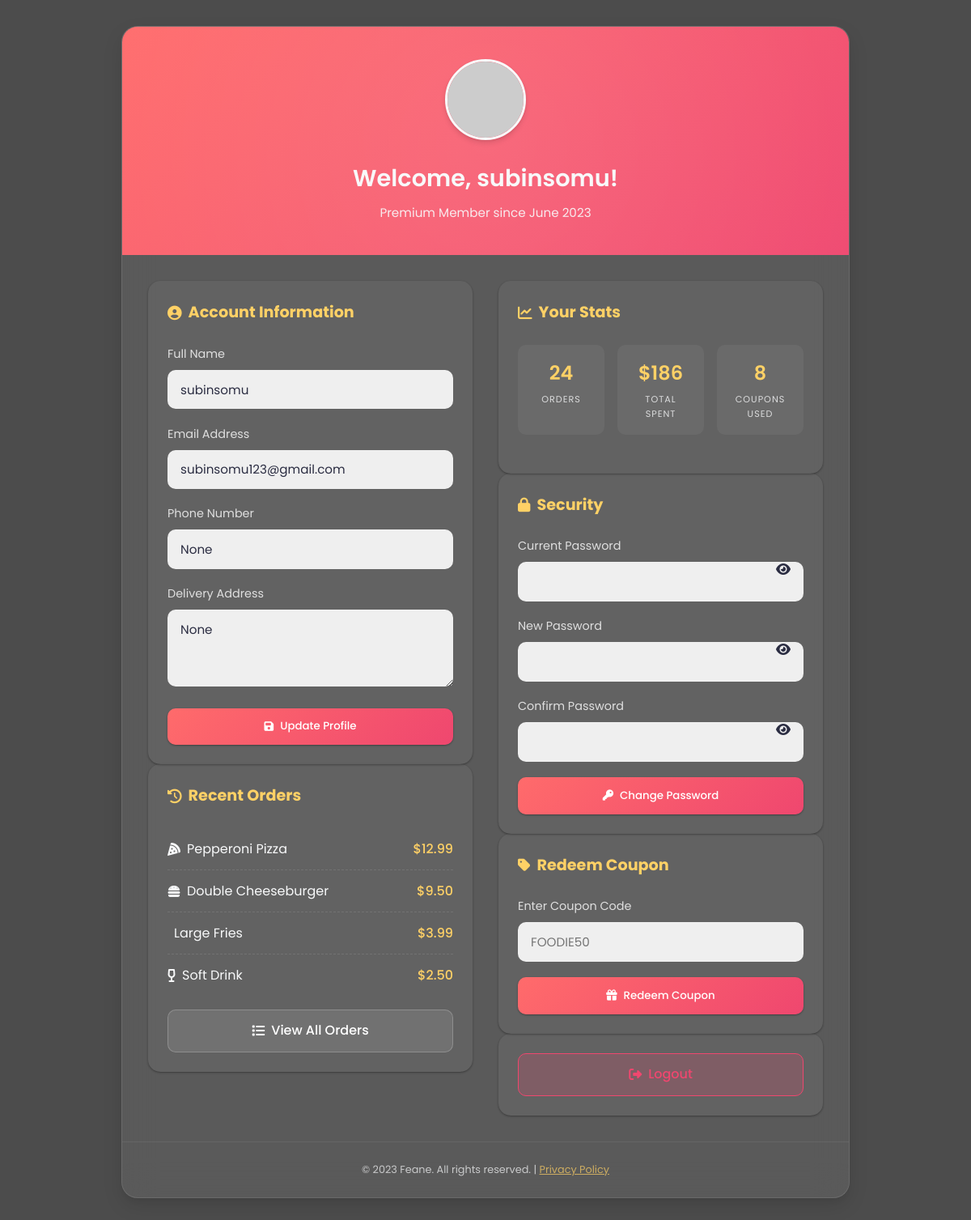
/profile/ (signed in), run on the app's committed database.
### myapp/models.py (models this page shows)
class MyUser(AbstractUser):
    phone = models.CharField(max_length=15, null=True, blank=True)
    address=models.TextField(blank=True,null=True)
    def __str__(self):
        return self.username

### myapp/views.py (the view)
# urls.py: path('profile/', views.ProfileView.as_view(), name='profile'),
class ProfileView(TemplateView):
    template_name = 'profile.html'

### myapp/templates/profile.html (shortened to what this page needs)
<!DOCTYPE html>
<html lang="en">
<head>
  <link rel="stylesheet" href="https://cdnjs.cloudflare.com/ajax/libs/font-awesome/6.4.0/css/all.min.css" />
</head>
<body>
  <div class="profile-container">
    <div class="profile-header">
      <img src="https://randomuser.me/api/portraits/men/32.jpg" alt="User Avatar" class="avatar" />
      <h2>Welcome, {{request.user}}!</h2>
      <p>Premium Member since June 2023</p>
    </div>
    <div class="profile-content">
      <div class="left-column">
        <div class="section">
          <h3><i class="fas fa-user-circle"></i> Account Information</h3>
          <form method="post" action="{% url 'myapp:update_user' %}">
            <div class="form-group">
              <label for="name">Full Name</label>
              <input type="text" id="name" name="name" placeholder="John Doe" value="{{request.user.username}}" required />
            </div>
            <div class="form-group">
              <label for="email">Email Address</label>
              <input type="email" id="email" name="email" placeholder="john@example.com" value="{{request.user.email}}" required />
            </div>
            <div class="form-group">
              <label for="phone">Phone Number</label>
              <input type="tel" id="phone" name="phone" placeholder="+1234567890" value="{{request.user.phone}}" required />
            </div>
            <div class="form-group">
              <label for="address">Delivery Address</label>
              <textarea id="address" name="address" rows="3" placeholder="123 Food Street, Restaurant City">{{request.user.address}}</textarea>
            </div>
            <button class="btn btn-primary" type="submit">
              <i class="fas fa-save"></i> Update Profile
            </button>
          </form>
        </div>
        <div class="section">
          <h3><i class="fas fa-history"></i> Recent Orders</h3>
          <ul class="order-list">
            <li class="order-item">
              <span><i class="fas fa-pizza-slice"></i> Pepperoni Pizza</span>
              <span class="price">$12.99</span>
            </li>
            <li class="order-item">
              <span><i class="fas fa-hamburger"></i> Double Cheeseburger</span>
              <span class="price">$9.50</span>
            </li>
            <li class="order-item">
              <span> Large Fries</span>
              <span class="price">$3.99</span>
            </li>
            <li class="order-item">
              <span><i class="fas fa-wine-glass-alt"></i> Soft Drink</span>
              <span class="price">$2.50</span>
            </li>
          </ul>
          <a href="#" class="btn btn-secondary" style="margin-top: 1rem;">
            <i class="fas fa-list"></i> View All Orders
          </a>
        </div>
      </div>
      <div class="right-column">
        <div class="section">
          <h3><i class="fas fa-chart-line"></i> Your Stats</h3>
          <div class="stats">
            <div class="stat-card">
              <div class="number">24</div>
              <div class="label">Orders</div>
            </div>
            <div class="stat-card">
              <div class="number">$186</div>
              <div class="label">Total Spent</div>
            </div>
            <div class="stat-card">
              <div class="number">8</div>
              <div class="label">Coupons Used</div>
            </div>
          </div>
        </div>
        <div class="section">
          <h3><i class="fas fa-lock"></i> Security</h3>
          <form method="POST" action="{% url 'myapp:update_password' %}">
            <div class="form-group password-toggle">
              <label for="old_password">Current Password</label>
              <input type="password" id="old_password" name="old_password" required />
              <i class="fas fa-eye" onclick="togglePassword('old_password', this)"></i>
            </div>
            <div class="form-group password-toggle">
              <label for="new_password">New Password</label>
              <input type="password" id="new_password" name="new_password" required />
              <i class="fas fa-eye" onclick="togglePassword('new_password', this)"></i>
            </div>
            <div class="form-group password-toggle">
              <label for="confirm_password">Confirm Password</label>
              <input type="password" id="confirm_password" name="confirm_password" required />
              <i class="fas fa-eye" onclick="togglePassword('confirm_password', this)"></i>
            </div>
            <button class="btn btn-primary" type="submit">
              <i class="fas fa-key"></i> Change Password
            </button>
          </form>
        </div>
        <div class="section">
          <h3><i class="fas fa-tag"></i> Redeem Coupon</h3>
          <form method="POST" action="/redeem-coupon">
            <div class="form-group">
              <label for="coupon">Enter Coupon Code</label>
              <input type="text" id="coupon" name="coupon" placeholder="FOODIE50" />
            </div>
            <button class="btn btn-primary" type="submit">
              <i class="fas fa-gift"></i> Redeem Coupon
            </button>
          </form>
        </div>
        <div class="section">
          <a href="{% url 'myapp:log_out' %}" class="btn btn-logout">
            <i class="fas fa-sign-out-alt"></i> Logout
          </a>
        </div>
      </div>
    </div>
    <div class="footer">
      <p>© 2023 Feane. All rights reserved. | <a href="#" style="color: var(--accent);">Privacy Policy</a></p>
    </div>
  </div>
</body>
</html>

### myapp/templates/profile.html (style rules this page uses)
:root { --primary: #FF6B6B; --secondary: #FFA3A3; --accent: #FFD166; --dark: #2B2D42; --light: #F8F9FA; --success: #06D6A0; --info: #118AB2; --warning: #FFD166; --danger: #EF476F; --shadow-sm: 0 1px 3px rgba(0,0,0,0.12), 0 1px 2px rgba(0,0,0,0.24); --shadow-md: 0 4px 6px rgba(0,0,0,0.1), 0 1px 3px rgba(0,0,0,0.08); --shadow-lg: 0 10px 25px rgba(0,0,0,0.1), 0 5px 10px rgba(0,0,0,0.05); --transition: all 0.3s cubic-bezier(0.25, 0.8, 0.25, 1); }
* { box-sizing: border-box; margin: 0; padding: 0; font-family: 'Poppins', sans-serif; }
body { min-height: 100vh; background: linear-gradient(rgba(0,0,0,0.7), rgba(0,0,0,0.7)), url('https://images.unsplash.com/photo-1546069901-ba9599a7e63c?auto=format&fit=crop&w=1600&q=80') no-repeat center center fixed; background-size: cover; display: flex; justify-content: center; align-items: center; padding: 2rem; color: var(--light); line-height: 1.6; }
.profile-container { width: 100%; max-width: 900px; background: rgba(255, 255, 255, 0.08); backdrop-filter: blur(20px); border-radius: 20px; overflow: hidden; box-shadow: var(--shadow-lg); border: 1px solid rgba(255, 255, 255, 0.1); animation: fadeIn 0.8s ease-out forwards; opacity: 0; }
.profile-header { background: linear-gradient(135deg, var(--primary), var(--danger)); padding: 2.5rem; text-align: center; position: relative; overflow: hidden; }
.profile-header::before { content: ''; position: absolute; top: -50%; left: -50%; width: 200%; height: 200%; background: radial-gradient(circle, rgba(255,255,255,0.1) 0%, transparent 70%); animation: rotate 15s linear infinite; }
.avatar { width: 100px; height: 100px; border-radius: 50%; border: 3px solid var(--light); object-fit: cover; margin-bottom: 1rem; box-shadow: var(--shadow-md); position: relative; z-index: 1; }
.profile-header h2 { font-size: 1.8rem; font-weight: 600; margin-bottom: 0.5rem; position: relative; z-index: 1; }
.profile-header p { opacity: 0.9; font-size: 0.95rem; position: relative; z-index: 1; }
.profile-content { display: grid; grid-template-columns: 1fr 1fr; gap: 2rem; padding: 2rem; }
.section { background: rgba(255, 255, 255, 0.05); border-radius: 15px; padding: 1.5rem; box-shadow: var(--shadow-sm); transition: var(--transition); }
.section h3 { font-size: 1.2rem; margin-bottom: 1.5rem; color: var(--accent); display: flex; align-items: center; gap: 0.5rem; }
.section h3 i { font-size: 1.1rem; }
.form-group { margin-bottom: 1.2rem; }
label { display: block; margin-bottom: 0.5rem; font-size: 0.9rem; color: rgba(255, 255, 255, 0.8); }
input, textarea { width: 100%; padding: 0.8rem 1rem; border-radius: 10px; border: none; background: rgba(255, 255, 255, 0.9); color: var(--dark); font-size: 0.95rem; transition: var(--transition); }
.btn { display: inline-flex; align-items: center; justify-content: center; gap: 0.5rem; padding: 0.8rem 1.5rem; border-radius: 10px; font-weight: 500; cursor: pointer; transition: var(--transition); border: none; text-decoration: none; width: 100%; }
.btn-primary { background: linear-gradient(135deg, var(--primary), var(--danger)); color: white; box-shadow: var(--shadow-sm); }
.btn-secondary { background: rgba(255, 255, 255, 0.1); color: white; border: 1px solid rgba(255, 255, 255, 0.2); }
.btn-logout { background: rgba(239, 71, 111, 0.2); color: var(--danger); border: 1px solid var(--danger); }
.order-list { list-style: none; }
.order-item { display: flex; justify-content: space-between; align-items: center; padding: 0.8rem 0; border-bottom: 1px dashed rgba(255, 255, 255, 0.1); }
.order-item:last-child { border-bottom: none; }
.order-item span:first-child { display: flex; align-items: center; gap: 0.5rem; }
.order-item .price { font-weight: 500; color: var(--accent); }
.password-toggle { position: relative; }
.password-toggle i { position: absolute; right: 1rem; top: 50%; transform: translateY(-50%); cursor: pointer; color: var(--dark); }
.stats { display: grid; grid-template-columns: repeat(3, 1fr); gap: 1rem; margin-bottom: 1.5rem; }
.stat-card { background: rgba(255, 255, 255, 0.05); border-radius: 10px; padding: 1rem; text-align: center; transition: var(--transition); }
.stat-card .number { font-size: 1.5rem; font-weight: 600; color: var(--accent); margin-bottom: 0.3rem; }
.stat-card .label { font-size: 0.7rem; opacity: 0.8; text-transform: uppercase; letter-spacing: 1px; }
.footer { padding: 1.5rem; text-align: center; font-size: 0.8rem; opacity: 0.7; border-top: 1px solid rgba(255, 255, 255, 0.1); }

### data on the page
MyUser: user "subinsomu", name "subinsomu", email "subinsomu123@gmail.com", phone "None", address "None"
